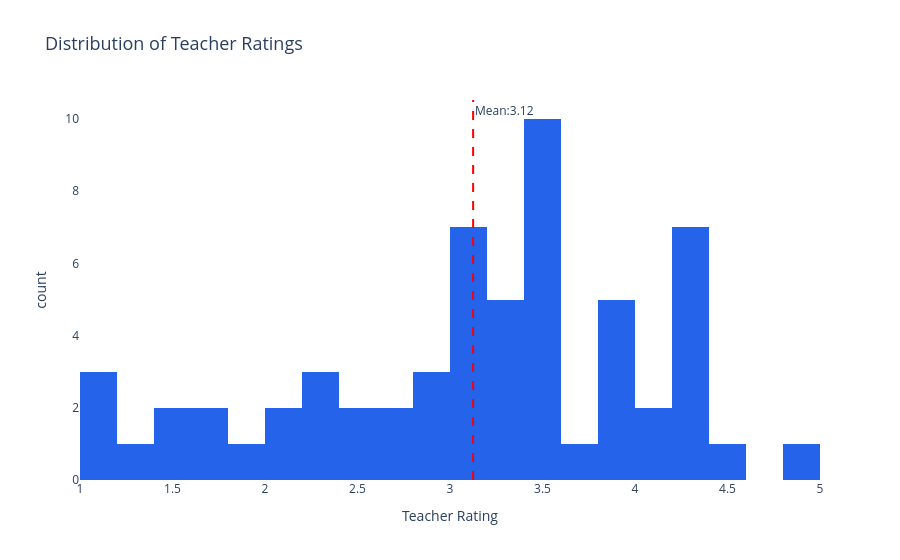

The code cell stored with this chart in its notebook:
### Code cell
fig1=px.histogram(
    teachers,
    x="TeacherRating",
    nbins=20,
    title="Distribution of Teacher Ratings",
    labels={"TeacherRating": "Teacher Rating","count": "Number of Teachers"},
    color_discrete_sequence=["#2563EB"]
)

fig1.add_vline(
    x=teachers["TeacherRating"].mean(),
    line_dash="dash",
    line_color="red",
    annotation_text=f"Mean:{teachers['TeacherRating'].mean():.2f}"
)

fig1.update_layout(
        plot_bgcolor="white",
        title_font_size=18
)

fig1.show()

### Figure 1 — Plotly figure (JSON) as saved in the notebook; plotly's stock layout.template omitted (floating-point values rounded to 4 significant figures)
{"data": [{"bingroup": "x", "hovertemplate": "Teacher Rating=%{x}<br>count=%{y}<extra></extra>", "legendgroup": "", "marker": {"color": "#2563EB", "pattern": {"shape": ""}}, "name": "", "nbinsx": 20, "orientation": "v", "showlegend": false, "type": "histogram", "x": [3.24, 4.14, 1.56, 4.39, 3.11, 3.36, 4.36, 3.54, 2.22, 2.18, 3.55, 3.85, 3.42, 2.45, 3.07, 2.92, 2.33, 4.28, 3.4, 3.23, 3.99, 2.5, 2.99, 4.22, 2.17, 2.83, 1.55, 1.06, 3.1, 3.01, 1.86, 3.11, 4.04, 2.79, 3.13, 1.39, 4.39, 2.38, 3.31, 4.58, 3.55, 4.97, 1.05, 2.61, 1.07, 3.87, 1.79, 3.18, 3.46, 3.41, 1.77, 3.43, 4.29, 4.28, 3.53, 3.95, 3.44, 3.71, 3.82, 3.32], "xaxis": "x", "yaxis": "y"}], "layout": {"annotations": [{"showarrow": false, "text": "Mean:3.12", "x": 3.125, "xanchor": "left", "xref": "x", "y": 1, "yanchor": "top", "yref": "y domain"}], "barmode": "relative", "legend": {"tracegroupgap": 0}, "plot_bgcolor": "white", "shapes": [{"line": {"color": "red", "dash": "dash"}, "type": "line", "x0": 3.125, "x1": 3.125, "xref": "x", "y0": 0, "y1": 1, "yref": "y domain"}], "title": {"font": {"size": 18}, "text": "Distribution of Teacher Ratings"}, "xaxis": {"anchor": "y", "domain": [0, 1], "title": {"text": "Teacher Rating"}}, "yaxis": {"anchor": "x", "domain": [0, 1], "title": {"text": "count"}}}}
